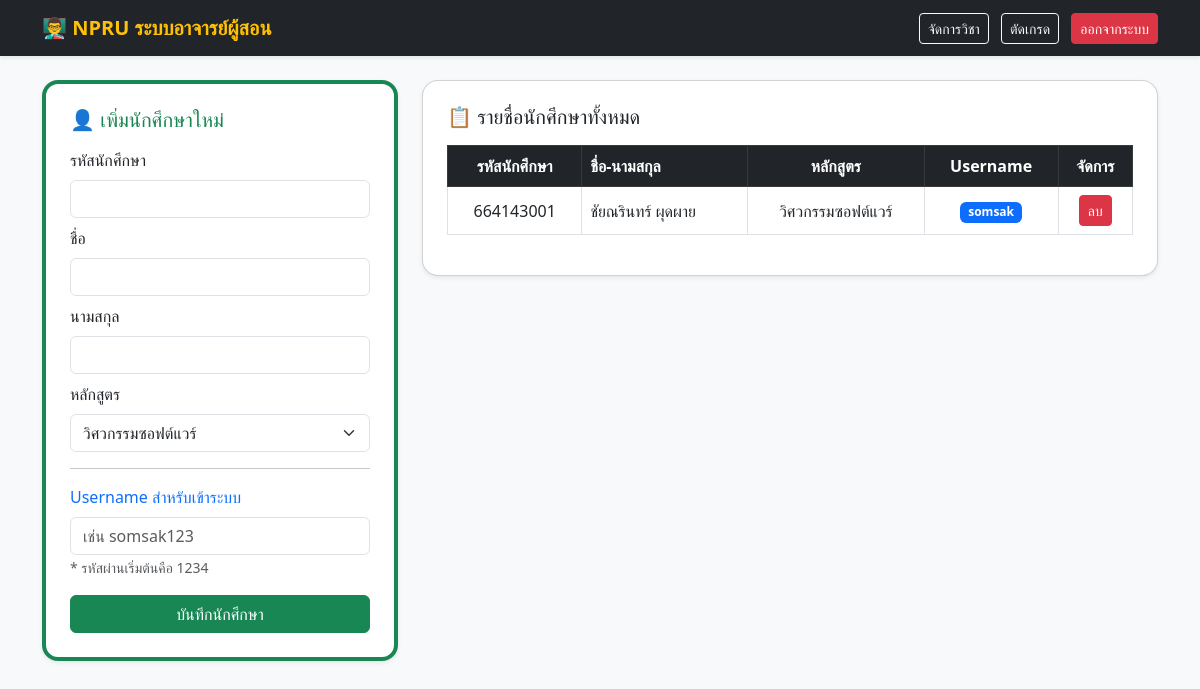
The page /manage_students.php (signed in) on the database its author committed.
### tables this page shows
CREATE TABLE `students` (
  `student_id` varchar(15) NOT NULL,
  `first_name` varchar(50) NOT NULL,
  `last_name` varchar(50) NOT NULL,
  `program_id` varchar(3) DEFAULT NULL,
  `dob` date DEFAULT NULL,
  `profile_pic` varchar(255) DEFAULT 'default.png',
  `phone` varchar(15) DEFAULT NULL,
  `address` text DEFAULT NULL,
  `email` varchar(100) DEFAULT NULL
);

CREATE TABLE `programs` (
  `program_id` varchar(3) NOT NULL,
  `program_name_th` varchar(100) NOT NULL,
  `program_name_en` varchar(100) NOT NULL
);

CREATE TABLE `users` (
  `user_id` int(11) NOT NULL,
  `username` varchar(50) NOT NULL,
  `password` varchar(255) NOT NULL,
  `student_id` varchar(15) DEFAULT NULL,
  `role` enum('student','admin') DEFAULT 'student'
);

### manage_students.php (the view, shortened to what this page needs)
<?php
require_once 'db.php';
$students = $conn->query("SELECT s.*, p.program_name_th, u.username FROM students s JOIN programs p ON s.program_id = p.program_id LEFT JOIN users u ON s.student_id = u.student_id ORDER BY s.student_id ASC");
$programs = $conn->query("SELECT * FROM programs");
?>
<!DOCTYPE html>
<html lang="th">
<head>
    <link href="https://cdn.jsdelivr.net/npm/bootstrap@5.3.0/dist/css/bootstrap.min.css" rel="stylesheet">
</head>
<body class="bg-light">
    <nav class="navbar navbar-dark bg-dark shadow-sm mb-4">
        <div class="container">
            <a class="navbar-brand fw-bold text-warning" href="teacher_dashboard.php">👨‍🏫 NPRU ระบบอาจารย์ผู้สอน</a>
            <div>
                <a href="manage_courses.php" class="btn btn-outline-light btn-sm me-2">จัดการวิชา</a>
                <a href="teacher_dashboard.php" class="btn btn-outline-light btn-sm me-2">ตัดเกรด</a>
                <a href="logout.php" class="btn btn-danger btn-sm">ออกจากระบบ</a>
            </div>
        </div>
    </nav>
    <div class="container">
        <div class="row">
            <div class="col-md-4 mb-4">
                <div class="card shadow-sm rounded-4 p-4 border-top border-4 border-success">
                    <h5 class="text-success mb-3">👤 เพิ่มนักศึกษาใหม่</h5>
                    <form method="POST">
                        <div class="mb-2">
                            <label class="form-label">รหัสนักศึกษา</label>
                            <input type="text" name="student_id" class="form-control" required>
                        </div>
                        <div class="mb-2">
                            <label class="form-label">ชื่อ</label>
                            <input type="text" name="first_name" class="form-control" required>
                        </div>
                        <div class="mb-2">
                            <label class="form-label">นามสกุล</label>
                            <input type="text" name="last_name" class="form-control" required>
                        </div>
                        <div class="mb-2">
                            <label class="form-label">หลักสูตร</label>
                            <select name="program_id" class="form-select" required>
                                <?php while ($p = $programs->fetch_assoc()): ?>
                                    <option value="<?php echo $p['program_id']; ?>"><?php echo $p['program_name_th']; ?></option>
                                <?php endwhile; ?>
                            </select>
                        </div>
                        <hr>
                        <div class="mb-3">
                            <label class="form-label text-primary">Username สำหรับเข้าระบบ</label>
                            <input type="text" name="username" class="form-control" placeholder="เช่น somsak123" required>
                            <small class="text-muted">* รหัสผ่านเริ่มต้นคือ 1234</small>
                        </div>
                        <button type="submit" name="add_student" class="btn btn-success w-100">บันทึกนักศึกษา</button>
                    </form>
                </div>
            </div>
            <div class="col-md-8">
                <div class="card shadow-sm rounded-4 p-4">
                    <h5 class="text-dark mb-3">📋 รายชื่อนักศึกษาทั้งหมด</h5>
                    <table class="table table-hover table-bordered text-center align-middle">
                        <thead class="table-dark">
                            <tr>
                                <th>รหัสนักศึกษา</th>
                                <th class="text-start">ชื่อ-นามสกุล</th>
                                <th>หลักสูตร</th>
                                <th>Username</th>
                                <th>จัดการ</th>
                            </tr>
                        </thead>
                        <tbody>
                            <?php while ($s = $students->fetch_assoc()): ?>
                                <tr>
                                    <td><?php echo $s['student_id']; ?></td>
                                    <td class="text-start"><?php echo $s['first_name'] . " " . $s['last_name']; ?></td>
                                    <td><?php echo $s['program_name_th']; ?></td>
                                    <td><span class="badge bg-primary"><?php echo $s['username']; ?></span></td>
                                    <td>
                                        <a href="manage_students.php?del_id=<?php echo $s['student_id']; ?>" onclick="return confirm('ลบนักศึกษาคนนี้ใช่ไหม?');" class="btn btn-danger btn-sm">ลบ</a>
                                    </td>
                                </tr>
                            <?php endwhile; ?>
                        </tbody>
                    </table>
                </div>
            </div>
        </div>
    </div>
</body>
</html>

### rows shown on the page
students: student_id "664143001", first_name "ชัยณรินทร์", last_name "ผุดผาย", program.program_name_th "วิศวกรรมซอฟต์แวร์", users.username "somsak"

### other values the page prints
form field program_id "วิศวกรรมซอฟต์แวร์"
